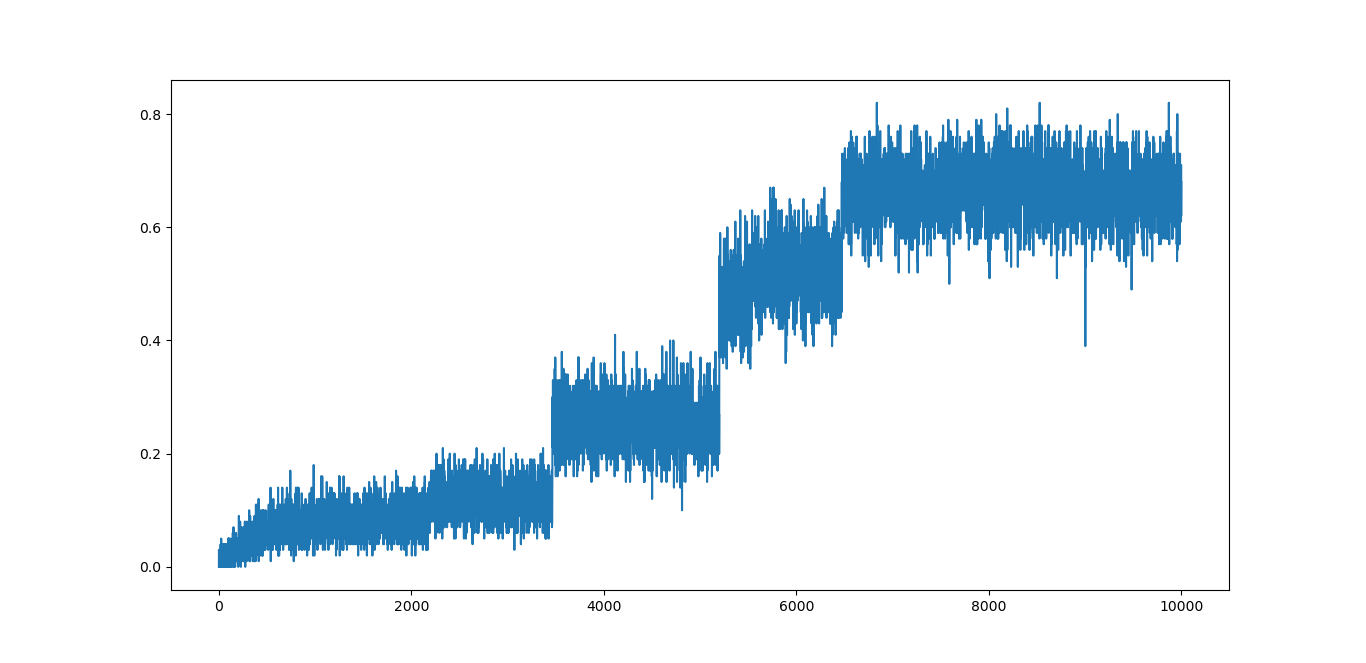

The script that drew this image:
import gym
import matplotlib.pyplot as plt
import numpy as np
from q_learning_agent import Agent

if __name__ == '__main__':
	env = gym.make('FrozenLake-v1')
	agent = Agent(lr=0.001, gamma=0.9, eps_start=1.0, eps_end=0.01,
				  eps_dec=0.999995, n_actions=4, n_states=16)

	scores = []
	win_pct = []
	num_games = 1000_000

	for i in range(num_games):
		done = False
		observation = env.reset()
		score = 0

		while not done:
			action = agent.choose_action(observation)
			observation_, reward, done, info = env.step(action)
			agent.learn(observation, action, reward, observation_)
			score += reward
			observation = observation_
		scores.append(score)

		if i % 100 == 0:
			win_percent = np.mean(scores[-100:])
			win_pct.append(win_percent)

			if i % 1000 == 0:
				print('episode', i, 'win pct %.2f' % win_percent,
					  'epsilon %.2f' % agent.epsilon)

	plt.plot(win_pct)
	plt.show()
